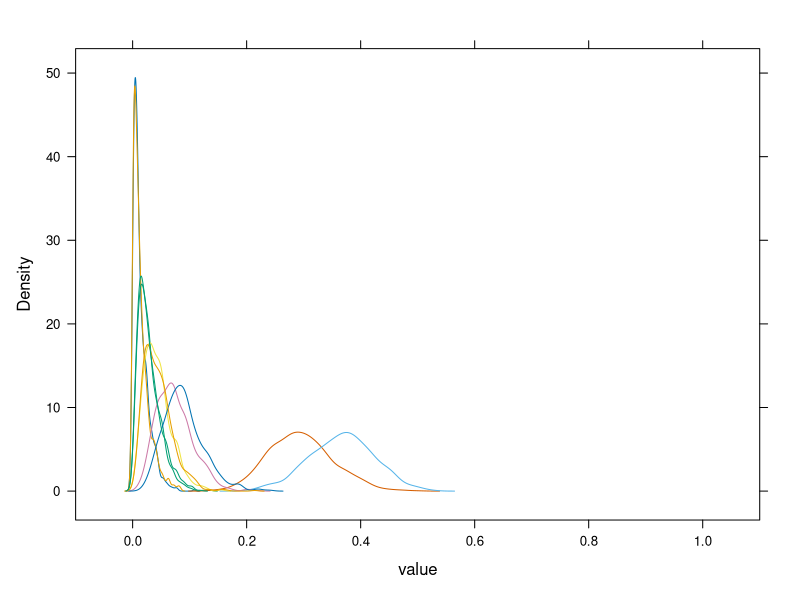
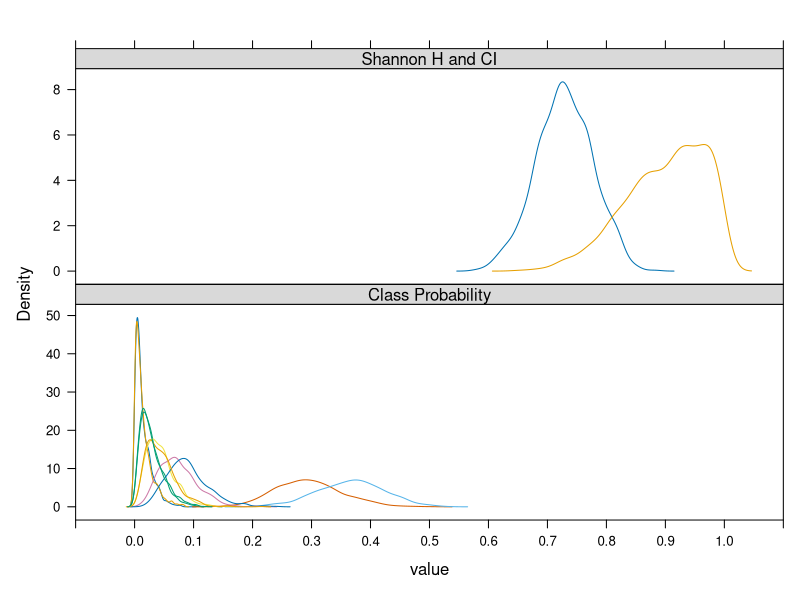
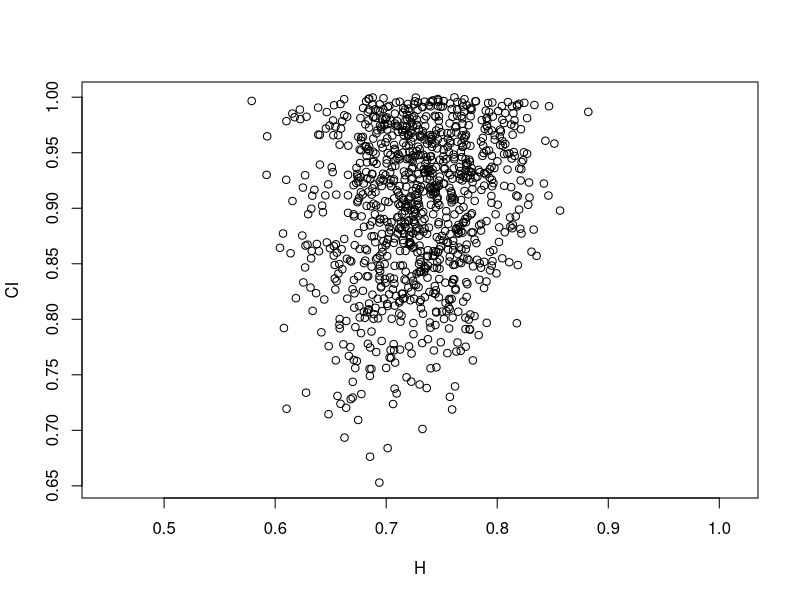

Recreate these plots in R, in order.
## ---- chunk 1
library(knitr, quietly=TRUE)
opts_chunk$set(message=FALSE, warning=FALSE, background='#F7F7F7', fig.retina=2, dev='png', tidy=FALSE, verbose=FALSE)
options(width=100, stringsAsFactors=FALSE)
## ---- chunk 2
library(igraph)
library(vegan)
library(latticeExtra)
library(reshape2)

# normalized Shannon entropy (Kempen et al, 2006)
shannon.H <- function(i, b) {
  res <- -1 * sum(i * log(i, base=b))
  return(res)
}

# confusion index (Burrough et al., 1997)
confusion.index <- function(i) {
  i <- sort(i, decreasing = TRUE)
  res <- 1 - (i[1] - i[2])
  return(res)
}


# simulate predicted class probabilities via draws from dirichlet 
# class likelyhood set via hyper-parameter vector alpha
n <- 10
alpha <- c(1,1,2,20,25,3,5,6,3,2)

x <- sample_dirichlet(1000, alpha = alpha)
x <- t(x)

# ## not much different
# # simulate via multinominal
# x.mn <- rmultinom(1000, size=100, prob = alpha) / 100
# x.mn <- t(x.mn)

# reshape
d <- as.data.frame(x)
d$id <- rownames(d)
m <- melt(d, id.vars = 'id')

# plot class probabilities
(p.1 <- densityplot( ~ value, groups=variable, data=m, pch=NA, xlim=c(-0.1, 1.1)))
## ---- chunk 3
# compute H and CI for each simulated case
H <- apply(x, 1, shannon.H, b=n)
CI <- apply(x, 1, confusion.index)

# reshape for plotting
z <- data.frame(H=H, CI=CI)
z <- make.groups(H=z$H, CI=z$CI)

p.2 <- densityplot( ~ data, groups=which, data=z, pch=NA, auto.key=list(columns=2, lines=TRUE, points=FALSE), xlim=c(-0.1, 1.1))

# combine, ack: lost the legend
p <- c('Class Probability'=p.1, 'Shannon H and CI'=p.2)

# plot
update(p, layout=c(1,2), strip=strip.custom(bg=grey(0.85)), scales=list(y=list(rot=0), x=list(tick.number=10)))
## ---- chunk 4
# how do these two compare in general?
plot(CI ~ H, asp=1)

cor(CI, H, method = 'spearman')
